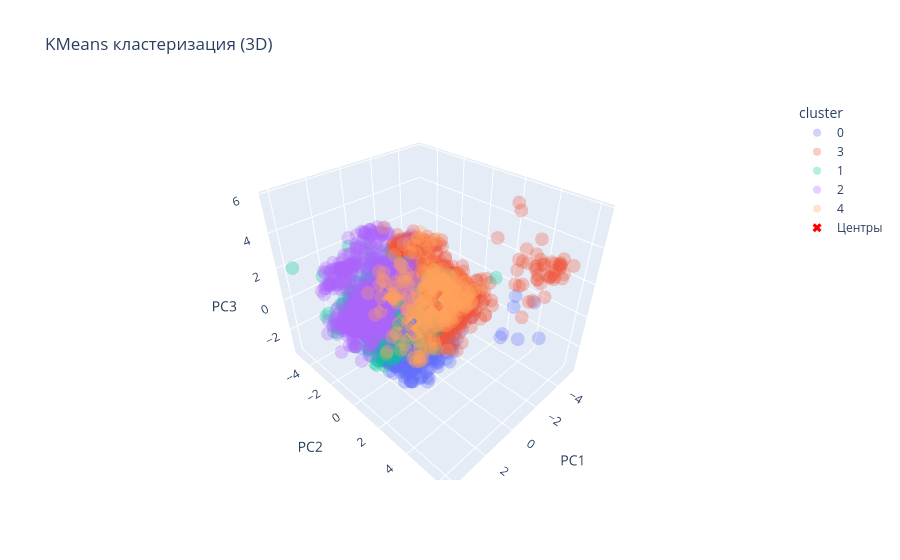

The cell this chart's notebook holds for it:
### Markdown cell above
### Визуализация 3D

### Code cell
pca_3d = PCA(n_components=3)
X_test_pca_3d = pca_3d.fit_transform(X_test_scaled)
centers_pca_3d = pca_3d.transform(kmeans_final.cluster_centers_)

# Создаём DataFrame для точек
df_points = pd.DataFrame(X_test_pca_3d, columns=['PC1', 'PC2', 'PC3'])
df_points['cluster'] = clusters_test.astype(str)

# Создаём DataFrame для центров
df_centers = pd.DataFrame(centers_pca_3d, columns=['PC1', 'PC2', 'PC3'])
df_centers['cluster'] = [f'Центр {i}' for i in range(len(centers_pca_3d))]

fig = px.scatter_3d(df_points, x='PC1', y='PC2', z='PC3', color='cluster',
                    opacity=0.3, size_max=3, title='KMeans кластеризация (3D)')
# Добавляем центры
fig.add_trace(go.Scatter3d(x=df_centers['PC1'], y=df_centers['PC2'], z=df_centers['PC3'],
                           mode='markers', marker=dict(size=8, color='red', symbol='x'),
                           name='Центры'))
fig.show()

### Figure 1 — Plotly figure (JSON) as saved in the notebook; plotly's stock layout.template omitted (floating-point values rounded to 4 significant figures; data arrays with more than 128 entries replaced by an {"elided": "..."} marker saying what was removed)
{"data": [{"hovertemplate": "cluster=0<br>PC1=%{x}<br>PC2=%{y}<br>PC3=%{z}<extra></extra>", "legendgroup": "0", "marker": {"color": "#636efa", "opacity": 0.3, "symbol": "circle"}, "mode": "markers", "name": "0", "scene": "scene", "showlegend": true, "type": "scatter3d", "x": {"elided": "3293 float values"}, "y": {"elided": "3293 float values"}, "z": {"elided": "3293 float values"}}, {"hovertemplate": "cluster=3<br>PC1=%{x}<br>PC2=%{y}<br>PC3=%{z}<extra></extra>", "legendgroup": "3", "marker": {"color": "#EF553B", "opacity": 0.3, "symbol": "circle"}, "mode": "markers", "name": "3", "scene": "scene", "showlegend": true, "type": "scatter3d", "x": {"elided": "4493 float values"}, "y": {"elided": "4493 float values"}, "z": {"elided": "4493 float values"}}, {"hovertemplate": "cluster=1<br>PC1=%{x}<br>PC2=%{y}<br>PC3=%{z}<extra></extra>", "legendgroup": "1", "marker": {"color": "#00cc96", "opacity": 0.3, "symbol": "circle"}, "mode": "markers", "name": "1", "scene": "scene", "showlegend": true, "type": "scatter3d", "x": {"elided": "418 float values"}, "y": {"elided": "418 float values"}, "z": {"elided": "418 float values"}}, {"hovertemplate": "cluster=2<br>PC1=%{x}<br>PC2=%{y}<br>PC3=%{z}<extra></extra>", "legendgroup": "2", "marker": {"color": "#ab63fa", "opacity": 0.3, "symbol": "circle"}, "mode": "markers", "name": "2", "scene": "scene", "showlegend": true, "type": "scatter3d", "x": {"elided": "1179 float values"}, "y": {"elided": "1179 float values"}, "z": {"elided": "1179 float values"}}, {"hovertemplate": "cluster=4<br>PC1=%{x}<br>PC2=%{y}<br>PC3=%{z}<extra></extra>", "legendgroup": "4", "marker": {"color": "#FFA15A", "opacity": 0.3, "symbol": "circle"}, "mode": "markers", "name": "4", "scene": "scene", "showlegend": true, "type": "scatter3d", "x": {"elided": "386 float values"}, "y": {"elided": "386 float values"}, "z": {"elided": "386 float values"}}, {"marker": {"color": "red", "size": 8, "symbol": "x"}, "mode": "markers", "name": "Центры", "type": "scatter3d", "x": [1.333, 0.2977, 0.7415, -1.098, -0.9145], "y": [0.7257, -1.487, -2.217, 0.1534, 0.2373], "z": [-0.08447, -0.7515, -0.1083, 0.1274, 0.1839]}], "layout": {"legend": {"title": {"text": "cluster"}, "tracegroupgap": 0}, "scene": {"domain": {"x": [0, 1], "y": [0, 1]}, "xaxis": {"title": {"text": "PC1"}}, "yaxis": {"title": {"text": "PC2"}}, "zaxis": {"title": {"text": "PC3"}}}, "title": {"text": "KMeans кластеризация (3D)"}}}
